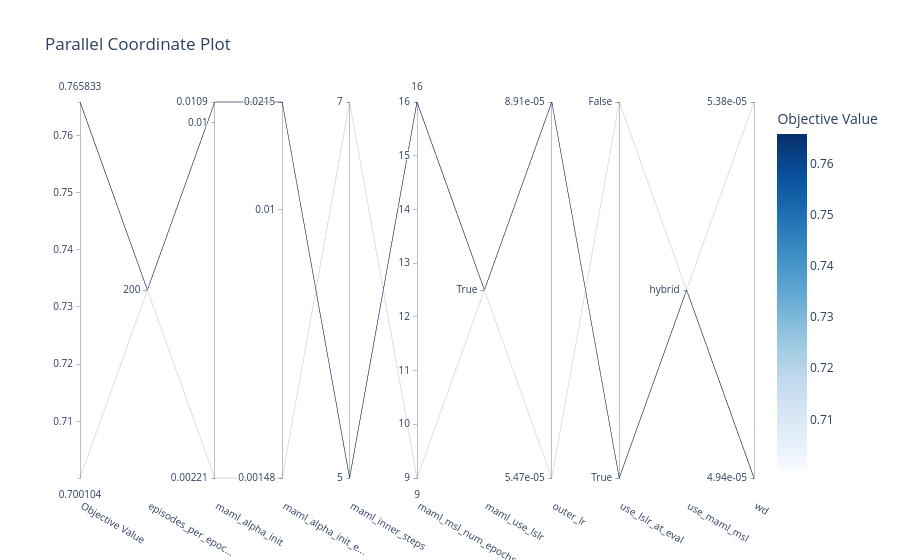

This figure's notebook cell:
### Code cell
# 3. Parallel Coordinate Plot (Visualizes high-dimensional relationships)
fig_parallel = plot_parallel_coordinate(study)
fig_parallel.show()

### Figure 1 — Plotly figure (JSON) as saved in the notebook; plotly's stock layout.template omitted (floating-point values rounded to 4 significant figures)
{"data": [{"dimensions": [{"label": "Objective Value", "range": [0.7001, 0.7658], "values": [0.7658, 0.7001]}, {"label": "episodes_per_epoc...", "range": [0, 0], "ticktext": ["200"], "tickvals": [0], "values": [0, 0]}, {"label": "maml_alpha_init", "range": [-2.655, -1.962], "ticktext": ["0.00221", "0.01", "0.0109"], "tickvals": [-2.655, -2, -1.962], "values": [-1.962, -2.655]}, {"label": "maml_alpha_init_e...", "range": [-2.829, -1.667], "ticktext": ["0.00148", "0.01", "0.0215"], "tickvals": [-2.829, -2, -1.667], "values": [-1.667, -2.829]}, {"label": "maml_inner_steps", "range": [0, 1], "ticktext": ["5", "7"], "tickvals": [0, 1], "values": [0, 1]}, {"label": "maml_msl_num_epochs", "range": [9, 16], "values": [16, 9]}, {"label": "maml_use_lslr", "range": [0, 0], "ticktext": ["True"], "tickvals": [0], "values": [0, 0]}, {"label": "outer_lr", "range": [-4.262, -4.05], "ticktext": ["5.47e-05", "8.91e-05"], "tickvals": [-4.262, -4.05], "values": [-4.05, -4.262]}, {"label": "use_lslr_at_eval", "range": [0, 1], "ticktext": ["True", "False"], "tickvals": [0, 1], "values": [0, 1]}, {"label": "use_maml_msl", "range": [0, 0], "ticktext": ["hybrid"], "tickvals": [0], "values": [0, 0]}, {"label": "wd", "range": [-4.306, -4.269], "ticktext": ["4.94e-05", "5.38e-05"], "tickvals": [-4.306, -4.269], "values": [-4.306, -4.269]}], "labelangle": 30, "labelside": "bottom", "line": {"color": [0.7658, 0.7001], "colorbar": {"title": {"text": "Objective Value"}}, "colorscale": [[0, "rgb(247,251,255)"], [0.125, "rgb(222,235,247)"], [0.25, "rgb(198,219,239)"], [0.375, "rgb(158,202,225)"], [0.5, "rgb(107,174,214)"], [0.625, "rgb(66,146,198)"], [0.75, "rgb(33,113,181)"], [0.875, "rgb(8,81,156)"], [1, "rgb(8,48,107)"]], "reversescale": false, "showscale": true}, "type": "parcoords"}], "layout": {"title": {"text": "Parallel Coordinate Plot"}}}
